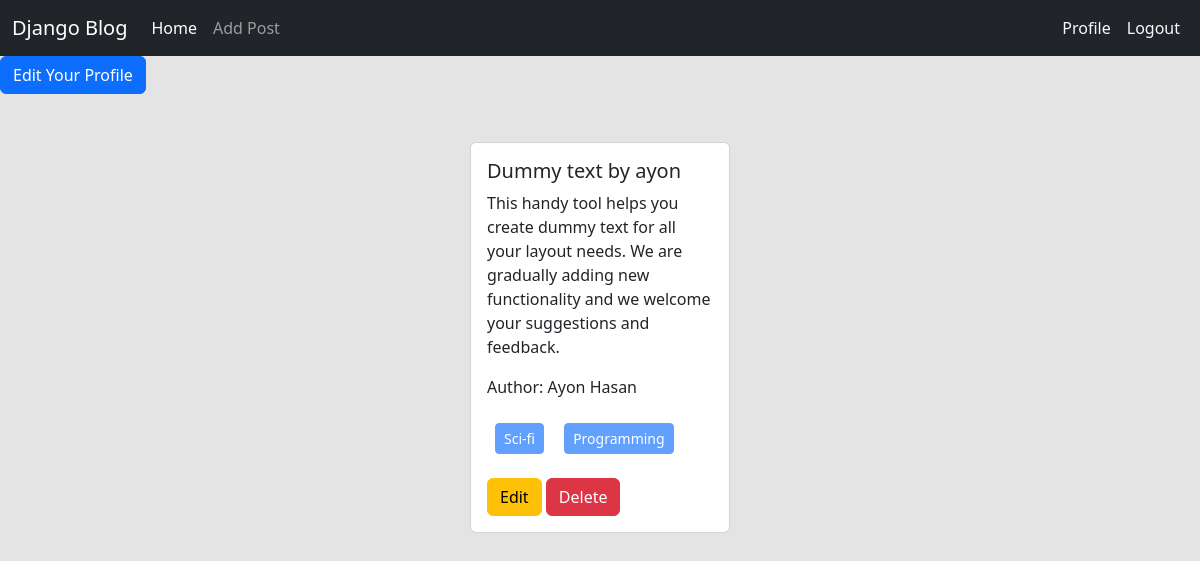
Screenshot of /author/profile/ (signed in) with the database file from the repository.
### posts/models.py (models this page shows, shortened)
class Post(models.Model):
    title = models.CharField(max_length = 50)
    content = models.TextField()
    category = models.ManyToManyField(Category)
    author = models.ForeignKey(User, on_delete=models.CASCADE)

### categories/models.py (models this page shows, shortened)
class Category(models.Model):
    name = models.CharField(max_length=100)
    slug = models.SlugField(max_length=100, unique = True, null = True, blank = True)

### author/views.py (the view)
# urls.py: path('profile/', views.profile, name='profile'),
@login_required
def profile(request):
    data = Post.objects.filter(author = request.user)
    return render(request, 'profile.html', {'data': data})

### author/templates/profile.html
{% extends "base.html" %}
{% load crispy_forms_tags %}
{% block content %}
    <div>
        <a class="btn btn-primary" href="{% url 'edit_profile' %}">Edit Your Profile</a>
    </div>
        <div class="d-flex flex-wrap justify-content-center px-5 pt-5">
            {% for post in data %}
                <div class="col-sm-3 mb-3 mb-sm-0">
                    <div class="card mx-2">
                        <div class="card-body">
                            <h5 class="card-title">{{post.title}}</h5>
                            <p class="card-text">{{post.content}}</p>
                            <p>Author: {{post.author.first_name}} {{post.author.last_name}}</p>
                            <p>
                                {% for i in post.category.all %}
                                    <button class="btn btn-primary btn-sm m-2" disabled>{{i.name}}</button>
                                {% endfor %}
                            </p>
                            <a href="{% url 'edit_post' post.id %}" class="btn btn-warning">Edit</a>
                            <a href="{% url 'delete_post' post.id %}" class="btn btn-danger">Delete</a>
                        </div>
                    </div>
                </div>
            {% endfor %}
        </div>
{% endblock content %}

### rows the page displays
Post: title "Dummy text by ayon", content "This handy tool helps you create dummy text for all your layout needs. We are gradually adding new functionality and we welcome your suggestions and feedback.", author.first_name "Ayon", author.last_name "Hasan"
Category: name "Sci-fi"
Category: name "Programming"
